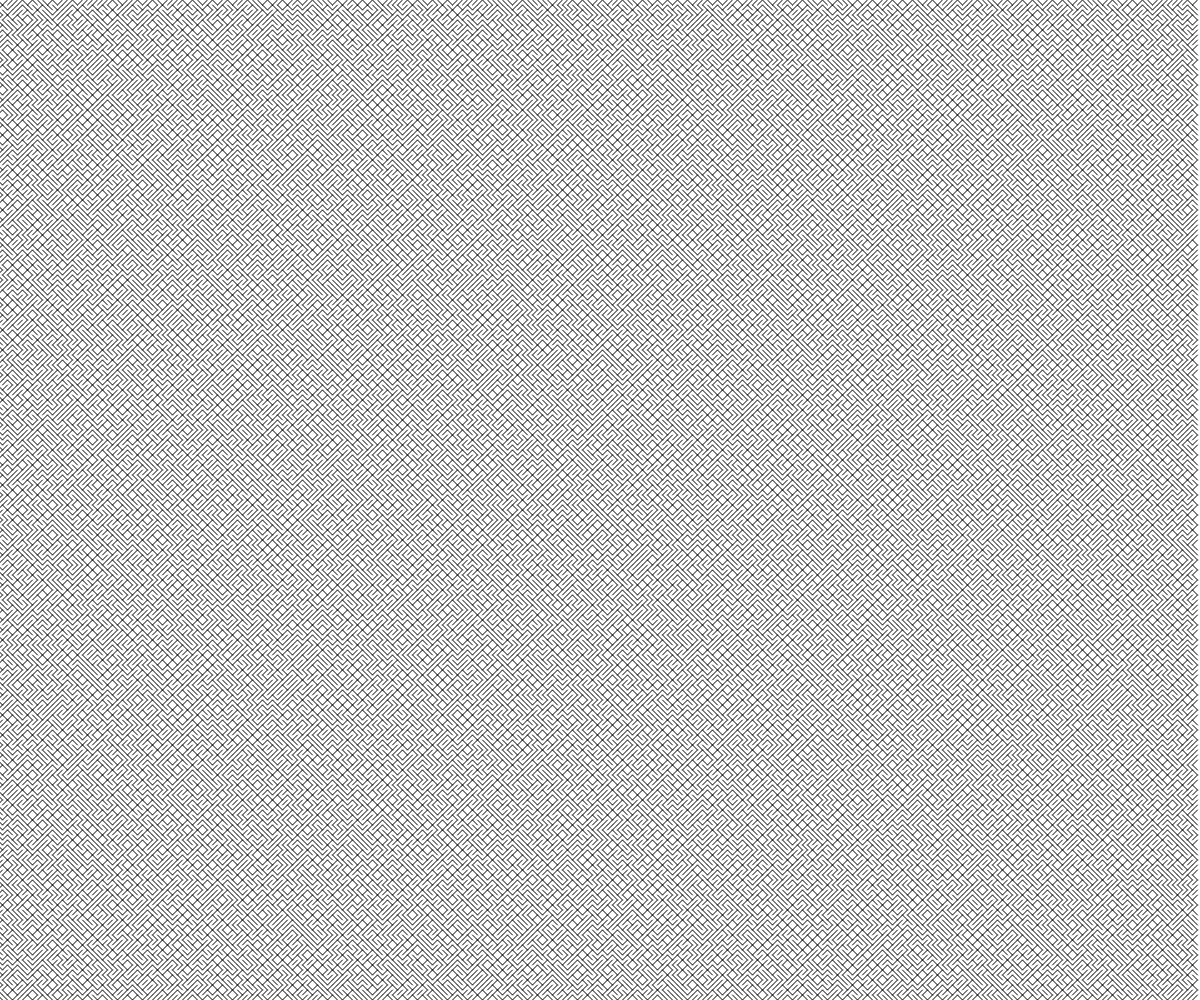
Frame 1 (no input)
Frame 60 (no input): identical to frame 1, image omitted
Frame 120 (the mouse pressed at the canvas centre since frame 60): identical to frame 1, image omitted

The p5.js sketch that drew this single still picture (run headless with seeded random() and noise() and a simulated clock; from frame 60 on, the mouse is pressed at the canvas centre):

// p5.js sketch
// ── sketch.js
// Generative Art Demo

let theTiles = [];
const THE_SIZE = 5;

function setup() {
  createCanvas(windowWidth, windowHeight);
  
  for (let x = 0; x < width; x += THE_SIZE) {
    for (let y= THE_SIZE/2; y < height; y += THE_SIZE) {
      let someTile = spawnTile(x, y, THE_SIZE);
      theTiles.push(someTile);
    }
  }
}

function draw() {
  background(255);
  for (let tile of theTiles) {
    line(tile.x1, tile.y1, tile.x2, tile.y2);
  }
}

function spawnTile(x, y, tileSize) {
  let choice = random(100);
  if (choice < 50) {
  //positive slope
    tile = {
      x1: x - tileSize/2,
      y1: y + tileSize/2,
      x2: x + tileSize/2,
      y2: y - tileSize/2,
    };
  }
  else {
    //negative slope
    tile = {
      x1: x - tileSize/2,
      y1: y - tileSize/2,
      x2: x + tileSize/2,
      y2: y + tileSize/2,
    };
  }
  return tile;
}
